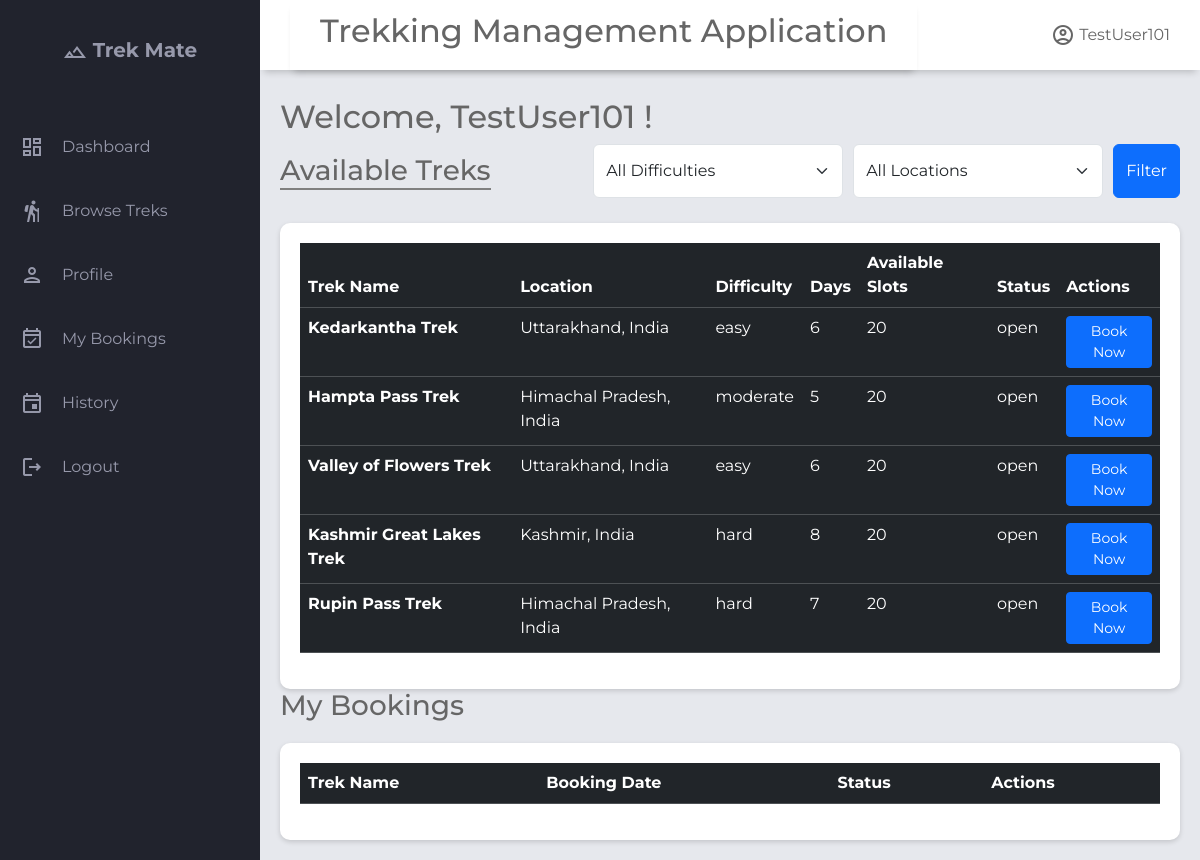
Screenshot of /home/2/dashboard with the database file from the repository.
### application/models.py (models this page shows)
class User(db.Model):
    __tablename__='user'
    id= db.Column(db.Integer, primary_key=True)
    username=db.Column(db.String(),unique=True,nullable=False)
    email=db.Column(db.String(),unique=True,nullable=False)
    password=db.Column(db.String(),nullable=False)
    full_name        = db.Column(db.String(), nullable=True)
    phone            = db.Column(db.String(), nullable=True)
    role=db.Column(Enum('admin','trek staff','trekker',name='user_role'),nullable=False,default='trekker')# admin | trek staff | trekker
    is_blacklisted=db.Column(db.Boolean,default=False)
    blacklist_reason=db.Column(db.Text,nullable=True)
    is_active=db.Column(db.Boolean,default=True)
    created_at       = db.Column(db.DateTime, default=db.func.now())
    updated_at       = db.Column(db.DateTime, onupdate=db.func.now())
    bookings=db.relationship('Booking',lazy=True, back_populates='user',cascade="all, delete-orphan") #all → apply operations like save, update, delete to the related bookings.
    staff_profile=db.relationship('Staff_profile',lazy=True,uselist=False,back_populates='user') #uselist= False means One-to-one (single object) while default it is one-to-many

class Trek(db.Model):
    __tablename__='trek'
    id              = db.Column(db.Integer, primary_key=True)
    name            = db.Column(db.String(), nullable=False)
    description     = db.Column(db.Text, nullable=True)
    location        = db.Column(db.String(), nullable=True)
    difficulty      = db.Column(db.String(), nullable=False, default='moderate')  # easy | moderate | hard
    duration_days   = db.Column(db.Integer, nullable=False)
    start_date      = db.Column(db.DateTime, nullable=True)
    end_date        = db.Column(db.DateTime, nullable=True)
    max_slots       = db.Column(db.Integer, nullable=False, default=20)
    available_slots = db.Column(db.Integer, nullable=False, default=20)
    price           = db.Column(db.Numeric, nullable=False, default=0.0)
    status          = db.Column(Enum('open','closed',name='trek_status'),nullable=False, default='pending')
    trek_progress   = db.Column(Enum('upcoming','started','completed',name="trek_progress"),default='upcoming')
    created_at      = db.Column(db.DateTime, default=db.func.now())
    updated_at      = db.Column(db.DateTime, onupdate=db.func.now())
    image           = db.Column(db.String(200))
    assigned_staffs=db.relationship('Staff_profile',secondary='trek_staff_assignment',lazy=True,back_populates='assigned_treks')#many to many relationship
    bookings=db.relationship('Booking',back_populates='trek',lazy=True,cascade="all, delete-orphan")#one to many relationship as one trek can have multiple bookings but not other side, as one booking can belong to a single trek

### application/controller.py (the view)
@app.route("/home/<int:user_id>/dashboard")
def user_dashboard(user_id):
    user=User.query.get_or_404(user_id)
    difficulty=request.args.get("difficulty")
    location=request.args.get("location")
    treks=Trek.query.filter(Trek.status=='open')
    if difficulty:
        treks=treks.filter(Trek.difficulty==difficulty)
    if location:
        treks = treks.filter(Trek.location==location)
    treks=treks.all()
    locations = (
            db.session.query(Trek.location)
            .distinct()
            .order_by(Trek.location)
            .all()
        )
    bookings=Booking.query.filter_by(user_id=user.id).all()
    return render_template("trekker_dash.html",treks=treks,user=user,bookings=bookings,selected_difficulty=difficulty,selected_location=location,locations=locations)

### templates/trekker_dash.html (shortened to what this page needs)
{% extends "trekker_base.html" %}
{% block header_title %}
<h2>Welcome, {{ user.username }}!</h2>
{% endblock %}
{% block content %}
<div class="filter-section">
    <h3 style="border-bottom: 2px solid grey; margin-top: 10px;">Available Treks</h3>
    <form method="GET" style="display: flex; gap: 10px;">
        <select name="difficulty" class="form-select">
            <option value="">All Difficulties</option>
        </select>
        <select name="location" class="form-select">
            <option value="">All Locations</option>
        </select>
        <button type="submit" class="btn btn-primary">
            Filter
        </button>
    </form>
</div>
<section class="table-section">
    <div class="table-content">
        <table class="table table-dark table-hover">
            <thead>
                <tr>
                    <th scope="col">Trek Name</th>
                    <th scope="col">Location</th>
                    <th scope="col">Difficulty</th>
                    <th scope="col">Days</th>
                    <th scope="col">Available Slots</th>
                    <th scope="col">Status</th>
                    <th scope="col">Actions</th>
                </tr>
            </thead>
            <tbody class="table-hover">
                {% for trek in treks %}
                <tr>
                    <th scope="row">{{ trek.name }}</th>
                    <td>{{ trek.location }}</td>
                    <td>{{ trek.difficulty }}</td>
                    <td>{{ trek.duration_days }}</td>
                    <td>{{ trek.available_slots }}</td>
                    <td>{{ trek.status }}</td>
                    <td>
                        <a href="{{ url_for('trek_details',user_id=user.id, trek_id=trek.id) }}"
                            class="btn btn-primary btn-sm">
                            Book Now
                        </a>
                    </td>
                </tr>
                {% endfor %}
            </tbody>
        </table>
    </div>
</section>
<div class="mybookings">
    <h3>My Bookings</h3>
</div>
<section class="table-section">
    <div class="table-content">
        <table class="table table-dark table-hover">
            <thead>
                <tr>
                    <th scope="col">Trek Name</th>
                    <th scope="col">Booking Date</th>
                    <th scope="col">Status</th>
                    <th scope="col">Actions</th>
                </tr>
            </thead>
        </table>
    </div>
</section>
{% endblock %}

### templates/trekker_base.html (shortened to what this page needs)
<!DOCTYPE html>
<html lang="en">
<head>
    <link rel="stylesheet" href="https://cdn.jsdelivr.net/npm/bootstrap@5.3.8/dist/css/bootstrap.min.css">
    <link rel="stylesheet" href="{{ url_for('static',filename='style.css') }}">
</head>
<body>
    <div class="grid-container">
        <header class="header">
            <div class="header left">
                <h2>Trekking Management Application</h2>
            </div>
            <div class="header-right">
                <span class="material-icons-outlined">account_circle</span> {{user.username}}
            </div>
        </header>
        <aside id="sidebar">
            <div class="sidebar-title">
                <div class="sidebar-brand">
                    <span class="material-icons-outlined">filter_hdr</span> Trek Mate
                </div>
            </div>
            <ul class="sidebar-list">
                <li class="sidebar-list-item">
                    <span class="material-icons-outlined">dashboard</span> <a href="{{ url_for('user_dashboard',user_id=user.id)}}">Dashboard</a>
                </li>
                <li class="sidebar-list-item">
                    <span class="material-icons-outlined">hiking</span> <a href="{{ url_for('browse_treks',user_id=user.id) }}">Browse Treks</a>
                </li>
                <li class="sidebar-list-item">
                    <span class="material-icons-outlined">person</span> <a href="{{ url_for('trekker_profile',user_id=user.id) }}">Profile</a>
                </li>
                <li class="sidebar-list-item">
                    <span class="material-icons-outlined">event_available</span> <a href="{{ url_for('my_bookings',user_id=user.id) }}"> My Bookings</a>
                </li>
                <li class="sidebar-list-item">
                   <span class="material-icons-outlined">event</span>  <a href="{{ url_for('trek_history', user_id=user.id) }}">History</a>
                </li>
                <li class="sidebar-list-item">
                    <span class="material-icons-outlined">logout</span><a href="/login">Logout</a>
                </li>
            </ul>
        </aside>
        <main class="main-container">
            <div class="main-title">
                <div>
                    <h2>{% block header_title %}Dashboard{% endblock %}</h2>
                </div>
            </div>
            {% block content %}
            {% endblock %}
        </main>
    </div>
</body>
</html>

### static/style.css (style rules this page uses)
body { margin: 0; padding: 0; box-sizing: border-box; background-color: #e6e8ed; color: #666666; font-family: "Montserrat",sans-serif; }
.material-icons-outlined { vertical-align: middle; line-height: 1px; }
.grid-container { display: grid; grid-template-columns: 260px 1fr 1fr 1fr ; grid-template-rows: 0.2fr 3fr; grid-template-areas: "sidebar header header header" "sidebar main main main" ; height: 100vh; }
.header { grid-area: header; height: 70px; background-color: #ffffff; display: flex; align-items: center; justify-content: space-between; padding: 0 30px 0 30px; box-shadow: 0 6px 7px -4px rgba(0,0,0,0.2); }
#sidebar { grid-area: sidebar; height: 100%; background-color: #21232d; color: #9799ab; overflow-y: auto; transition: all 0.5s; }
.sidebar-title { display: flex; justify-content: center; align-items: center; padding: 20px 20px 20px 20px; margin-bottom: 30px; }
.sidebar-brand { margin-top: 15px; font-size: 20px; font-weight: 700; }
.sidebar-list { padding: 0; margin-top: 15px; list-style-type: none; width:100%; }
.sidebar-list-item { padding: 20px 20px 20px 20px; display: flex; align-items: center; width:100%; gap: 18px; border-radius:10px; transition:0.3s; }
.main-container { grid-area: main; overflow-y: auto; padding: 20px 20px; }
.main-title { display: flex; justify-content: space-between; align-items:center; }
.table-content { width: 100%; margin-top: 20px; background:white; border-radius:10px; padding:20px; box-shadow:0 2px 5px rgba(0,0,0,.15); }
table { width: 100%; border-collapse:collapse; }
th,td { padding:15px; text-align:left; }
thead { background:#f5f5f5; }

### templates/trekker_base.html (style rules this page uses)
a { text-decoration: none; color: #9799ab; }

### templates/trekker_dash.html (style rules this page uses)
.filter-section { display: flex; flex-direction: row; justify-content: space-between; gap: 40px; margin-bottom: 25px; }
.filter-section select { width: 250px; gap: 20px; }

### rows the page displays
User: username "TestUser101"
Trek: name "Kedarkantha Trek", location "Uttarakhand, India", difficulty "easy", duration_days "6", available_slots "20", status "open"
Trek: name "Hampta Pass Trek", location "Himachal Pradesh, India", difficulty "moderate", duration_days "5", available_slots "20", status "open"
Trek: name "Valley of Flowers Trek", location "Uttarakhand, India", difficulty "easy", duration_days "6", available_slots "20", status "open"
Trek: name "Kashmir Great Lakes Trek", location "Kashmir, India", difficulty "hard", duration_days "8", available_slots "20", status "open"
Trek: name "Rupin Pass Trek", location "Himachal Pradesh, India", difficulty "hard", duration_days "7", available_slots "20", status "open"
